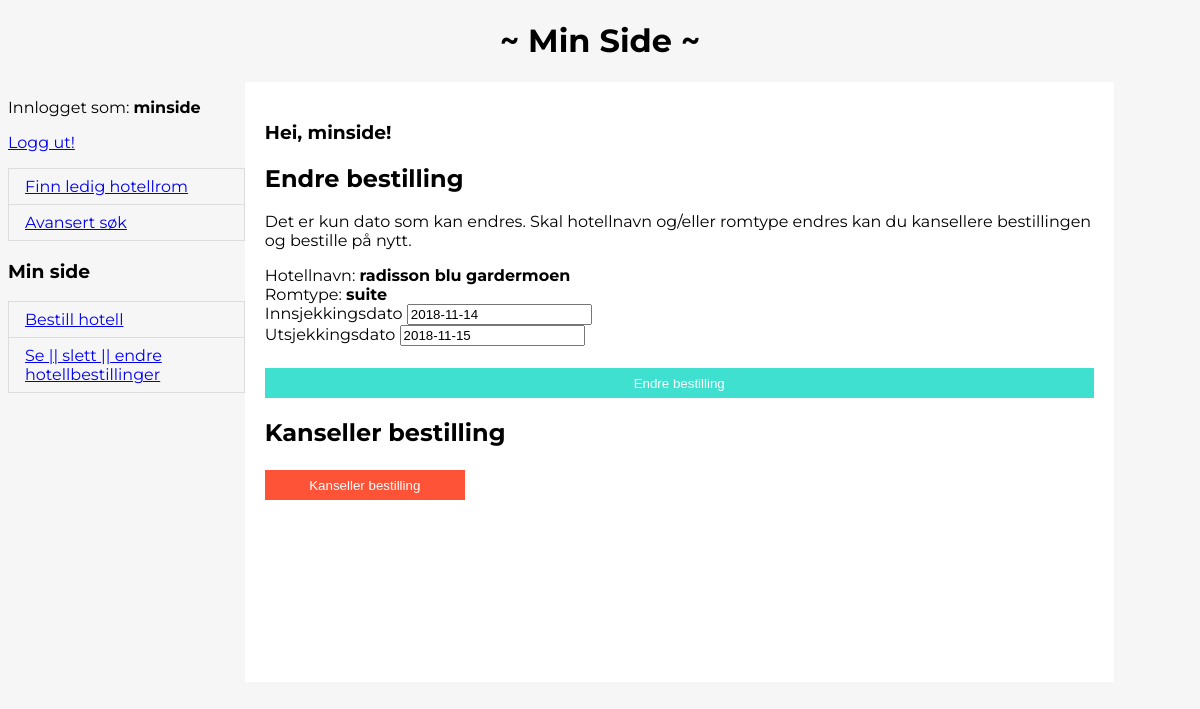
/nettsted/minside/endreBestillingVidere.php?radnr=17&hotellnavn=radisson blu gardermoen&antallRom=1 (signed in), run on the app's committed database.
### tables this page shows
CREATE TABLE bestilling
(
  radnr        INTEGER AUTO_INCREMENT,
  bestnr       INTEGER,
  brukernavn   VARCHAR(55) NOT NULL,
  datofra      DATE NOT NULL,
  datotil      DATE,
  hotellnavn   VARCHAR(100) NOT NULL,
  romnr        INTEGER NOT NULL,


  CONSTRAINT bestillingPK PRIMARY KEY (radnr),
  CONSTRAINT bestilling_brukerFK FOREIGN KEY (brukernavn) REFERENCES bruker (brukernavn),
  CONSTRAINT bestilling_romFK FOREIGN KEY (hotellnavn, romnr) REFERENCES rom(hotellnavn, romnr)
);

### nettsted/minside/endreBestillingVidere.php (the view, shortened to what this page needs)
<?php
  include("start.php");
  require_once("db.php");
  $radnr = $_GET["radnr"];
  $sqlSetning = "SELECT b.romnr, b.datofra, b.datotil, b.hotellnavn, (SELECT romtype FROM rom WHERE hotellnavn = b.hotellnavn AND romnr = b.romnr) AS romtype
                        FROM bestilling AS b WHERE radnr = '$radnr';";
  $sqlResultat = mysqli_query($db,$sqlSetning);
  if ($sqlResultat) {
    $rad = mysqli_fetch_array($sqlResultat);
    $datotil = $rad["datotil"];
    $datofra = $rad["datofra"];
    $hotellnavn = $rad["hotellnavn"];
    $romtype = $rad["romtype"];
  } else {
    print("Kan ikke koble til database");
  }
?>
<div id="endre">
  <h2>Endre bestilling</h2>
  <p>Det er kun dato som kan endres. Skal hotellnavn og/eller romtype endres kan du kansellere bestillingen og bestille på nytt.</p>
  <form method="post" id="endreBestilling" name="endreBestilling">
    Hotellnavn: <strong><?php echo $hotellnavn ?></strong><br>
    Romtype: <strong><?php echo $romtype ?></strong><br>
    Innsjekkingsdato <input type="text" class="datepicker" id="innsjekking" name="innsjekking" value="<?php echo $datofra ?>" autocomplete="off" required
    ><br>
    Utsjekkingsdato <input type="text" class="datepicker" id="utsjekking" name="utsjekking" value="<?php echo $datotil ?>" autocomplete="off" required><br><br>
    <input type="submit" name="submit" id="submit" class="button" value="Endre bestilling">
  </form>
</div>
<div id="slett">
  <h2>Kanseller bestilling</h2>
  <form method="post" id="slett" name="slett">
    <input type="submit" name="submitSlett" id="submit" class="button red" value="Kanseller bestilling" onClick="return confirm('Er du sikker på at du vil slette bestillingen? Det kan ikke gjøres om!');">
  </form>
</div>
<?php
  include("slutt.php");
?>

### nettsted/style.css (style rules this page uses)
.button { padding: 5px; background-color: turquoise; width: 100%; height: 30px; margin-top: 3px; text-align: center; border: none; color: white; }
.red { background-color: #ff5338; width: 200px; }

### data on the page
bestilling: hotellnavn "radisson blu gardermoen", innsjekking "2018-11-14", utsjekking "2018-11-15"

### other printed values
$_SESSION['brukernavn'] "minside"
$_SESSION['success'] "Hei, minside!"
$romtype "suite"
